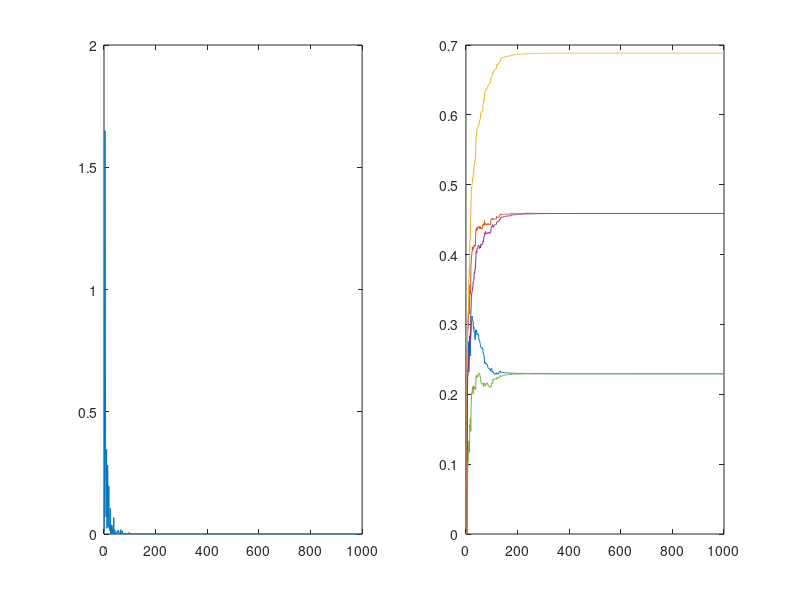
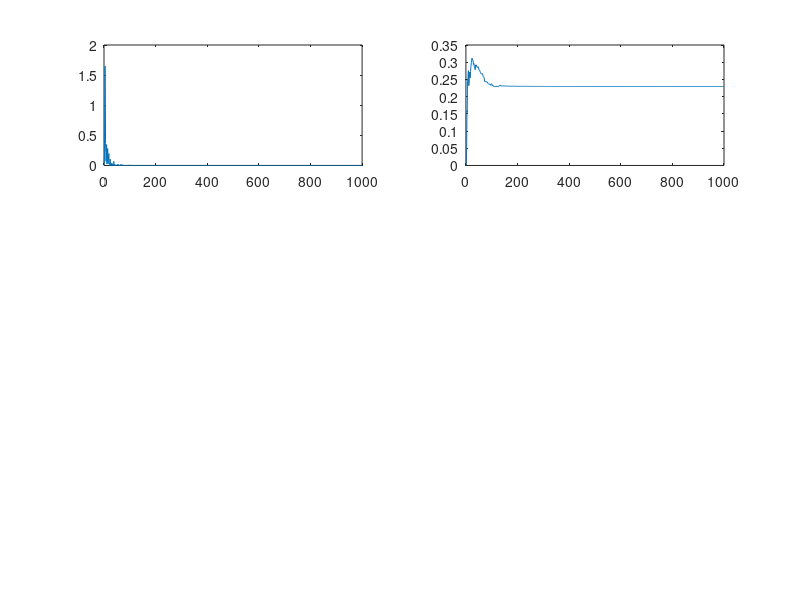

Here is the MATLAB script that generated these plots, in order: (Note: this script raises an error after producing the figures.)
clear all
% z -> desired signal
x = randn(1,1000);
% Channel
h = [1 2 3 2 1];
h = h/sqrt(h*h');

% Weiner Filter
new_weight = [0 0 0 0 0 ];
%w = w/sqrt(w*w');
opt = [0.2269;0.4524;0.6837;0.4577;0.2289];
n = 0.1*randn(1,1004);
step_size = 0.05;

for i=1:1000
    w = new_weight;
    if i==1
        inputVector = [x(i) 0 0 0 0];
    elseif i==2
        inputVector = [x(i) x(i-1) 0 0 0]; 
    elseif i==3
        inputVector = [x(i) x(i-1) x(i-2) 0 0];  
    elseif i==4
        inputVector = [x(i) x(i-1) x(i-2) x(i-3) 0];
    elseif i==1001
        inputVector = [0 x(i-1) x(i-2) x(i-3) x(i-4)];
    elseif i==1002
        inputVector = [0 0 x(i-2) x(i-3) x(i-4)];
    elseif i==1003
        inputVector = [0 0 0 x(i-3) x(i-4)];
    elseif i==1004
        inputVector = [0 0 0 0 x(i-4)];
    else
        inputVector = [x(i) x(i-1) x(i-2) x(i-3) x(i-4)];
        P_zx = xcorr([x(i-1) x(i-2)],[z(i-1),z(i-1)]);
        %Rxx = xcorr([x(i) x(i-1) x(i-2) x(i-3) x(i-4)],[x(i) x(i-1) x(i-2) x(i-3) x(i-4)]);
    end
    y(i,1)=(h)*inputVector';
    y_w(i,1)=(w)*inputVector';
    
    z(i,1)=y(i,1)+n(i);
    e(i,1)=y(i,1)-y_w(i,1);
    mse(i)= ((y(i,1)-y_w(i,1))^2)/2;
    
    if i>5
        if 2*mse(i) < mse(i-1)
            step_size= 0.03;
        elseif mse(i)< mse(i-1)
            step_size= 0.01;
        end
    end
    
    new_weight = w + step_size*e(i,1)*inputVector;
    weight_change(i,:) = w;
end
figure
subplot(1,2,1);
plot(mse)
subplot(1,2,2);
plot(weight_change)

figure
subplot(3,2,1);
plot(mse)
subplot(3,2,2);
plot(weight_change(:,1))
yline(abs(opt(1)));
title('Filter: First component')
opt(1)-weight_change(999,1)

subplot(3,2,3);
plot(weight_change(:,2))
yline(abs(opt(2)));
title('Filter: Second component')
opt(2)-weight_change(999,2)

subplot(3,2,4);
plot(weight_change(:,3))
yline(abs(opt(3)));
title('Filter: Third component')
opt(3)-weight_change(999,3)

subplot(3,2,5);
plot(weight_change(:,4))
yline(abs(opt(4)));
title('Filter: Forth component')
opt(4)-weight_change(999,4)

subplot(3,2,6);
plot(weight_change(:,5))
yline(abs(opt(5)));
title('Filter: Fifth component')
opt(5)-weight_change(999,5)
